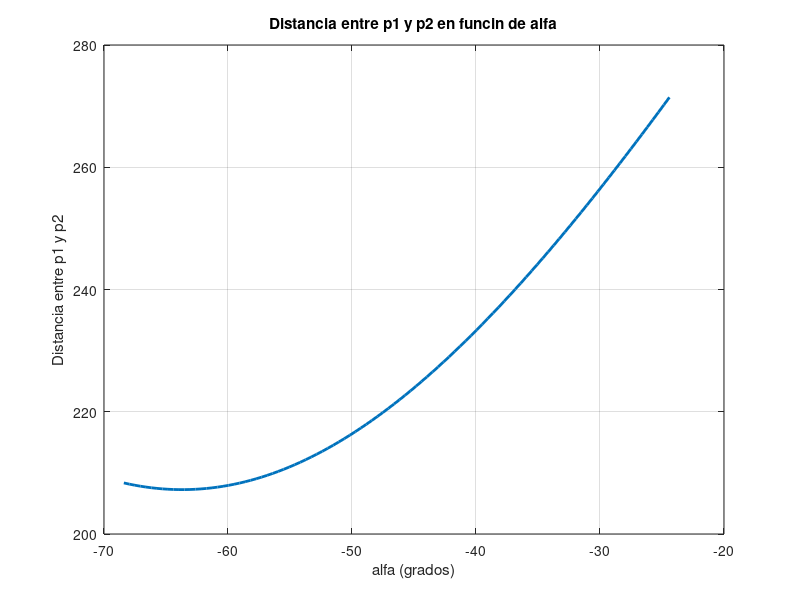
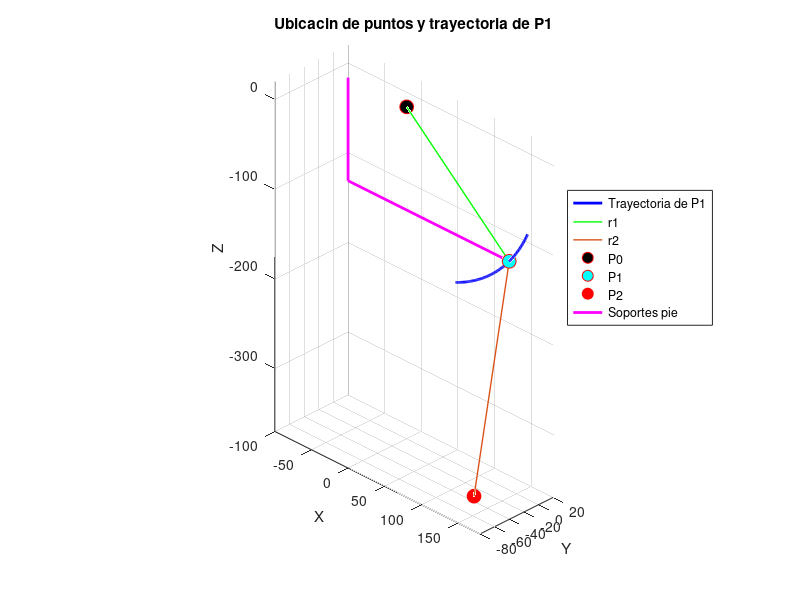
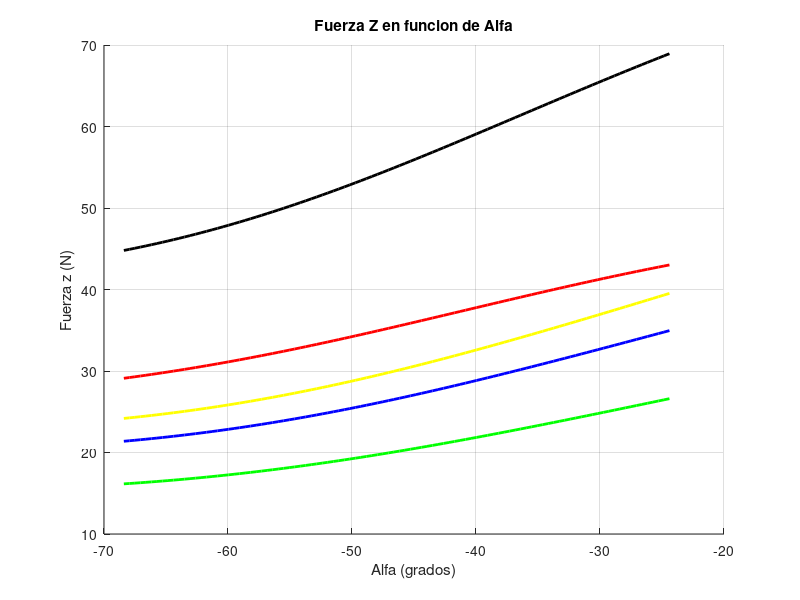
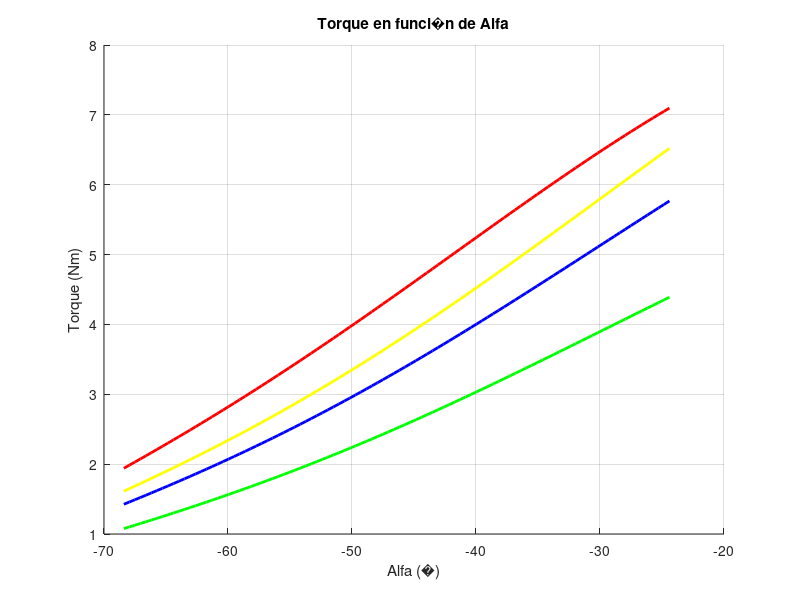

These figures' MATLAB source, in order:
% Programacion para graficar y analizar fuerzas, distancias y torques del
% dispositivo de rehabilitacion de tobillo
% requiere la lectura previa del informe de PFG

% Definir variables
r1 = 181.17;  %distancia deel eje de rotacion al centro del soporte de la banda
p2 = [166, 74, -336]; %ubicacion de la banda en los soportes inferiores
p22 = [166, -74, -336]; %punto para graficar
p0 = [0, 0, 0]; %centro de rotacion

% Definir los valores de angle2 (PL-DO)
angle2_min = -29;  % valor minimo de angle2
angle2_max = 15;   % valor maximo de angle2
angle2 = linspace(angle2_min, angle2_max, 100);  % 100 puntos entre -29 y 15

% Calcular theta
theta = deg2rad(angle2 - 39.4);  % Convertir de grados a radianes

%P1 neutro (no se necesita, solo para confirmar calculos)
p3x = r1 * cos(deg2rad(-39.4));
p3z = r1 * sin(deg2rad(-39.4));  
p3y = 0;

% Calcular las coordenadas del punto p1
p1x = r1 * cos(theta);  % Coordenada x de p1
p1z = r1 * sin(theta);  % Coordenada z de p1 (antes era y)
p1y = zeros(size(theta));  % Coordenada y de p1 es 0 ahora

% Calcular la distancia entre p1 y p2
distancia = sqrt((p1x - p2(1)).^2 + (p1y - p2(2)).^2 + (p1z - p2(3)).^2);

% Graficar la distancia en funcion de theta
figure;
plot(rad2deg(theta), distancia, 'LineWidth', 2);
xlabel('alfa (grados)');
ylabel('Distancia entre p1 y p2');
title('Distancia entre p1 y p2 en funcin de alfa');
grid on;

%graficar como se comporta p1x
%figure;
%plot(rad2deg(theta), p1x, 'LineWidth', 2);
%xlabel('alfa (grados)');
%ylabel('p1x');
%title('p1x en funcin de alfa');
%grid on;

% Graficar la trayectoria de p1 y la posicion de p2 en 3D
figure;
hold on;
plot3(p1x, p1y, p1z, 'b-', 'LineWidth', 2);  % Trayectoria de p1
line([0, p3x],[0, p3y],[0,p3z], 'Color', 'g', 'LineWidth', 1);
line([p3x, p22(1)],[p3y, p22(2)],[p3z, p22(3)], 'Color', '#D95319', 'LineWidth', 1);

plot3(p0(1), p0(2), p0(3), 'ro', 'MarkerSize', 10, 'MarkerFaceColor', 'k');  % Punto p0
plot3(p3x, p3y, p3z, 'ro', 'MarkerSize', 10, 'MarkerFaceColor', 'c');  % Punto p1
plot3(p22(1), p22(2), p22(3), 'ro', 'MarkerSize', 10, 'MarkerFaceColor', 'r');  % Punto p2
line([-80, -80], [0, 0], [0, -115], 'Color', 'm', 'LineWidth', 2); 
line([-80, 140], [0, 0], [-115, -115], 'Color', 'm', 'LineWidth', 2);
%Soportes


% Limitar los ejes para ajustar el zoom
xlim([-100, 180]);  % Ajusta estos valores segn tu necesidad
ylim([-80, 20]);    % Ajusta el rango del eje Y
zlim([-370, 20]);   % Ajusta el rango del eje Z

xlabel('X');
ylabel('Y');
zlabel('Z');
title('Ubicacin de puntos y trayectoria de P1');
grid on;
axis equal;
legend('Trayectoria de P1','r1','r2', 'P0','P1', 'P2', 'Soportes pie');
view(45, 30);  % Cambiar los valores para ajustar la vista si es necesario
hold off;


% Definir variables
k = 2;  % 2 porciones de banda
distancia_inicial = 74;  % Distancia inicial de banda

% Calcular delta distancia
delta_distancia = distancia - distancia_inicial;

% Calcular la fuerza de cada banda segun las ecuaciones que las rigen
F_resorte =k*(-0.0003 * delta_distancia.^2 + 0.167 * delta_distancia+1.0758); 
F_verde =k*(-0.00007 * delta_distancia.^2 + 0.0832 * delta_distancia+0.1277); 
F_amarilla =k*(-0.0001 * delta_distancia.^2 + 0.1204 * delta_distancia+0.665); 
F_azul =k*(-0.0001 * delta_distancia.^2 + 0.1104 * delta_distancia + 0.266);
F_negra =k*(-0.0004 * delta_distancia.^2 + 0.2591 * delta_distancia+0.2591);

%graficar la deformacion en funcion del angulo
%figure;
%plot(rad2deg(theta), delta_distancia, 'LineWidth', 2);
%xlabel('alfa (grados)');
%ylabel('deltad');
%title('deltad en funcin de alfa');
%grid on;


% Calcular el vector unitario entre p2 y p1
vec_p2_p1_x =  p1x - p2(1);  % Diferencia en x
vec_p2_p1_y =  p1y - p2(2);  % Diferencia en y
vec_p2_p1_z =  p1z - p2(3);  % Diferencia en z

% Magnitud del vector entre p2 y p1
magnitud_p2_p1 = sqrt(vec_p2_p1_x.^2 + vec_p2_p1_y.^2 + vec_p2_p1_z.^2);

% Calcular el vector unitario
unitario_p2_p1_x = vec_p2_p1_x ./ magnitud_p2_p1;
unitario_p2_p1_y = vec_p2_p1_y ./ magnitud_p2_p1;
unitario_p2_p1_z = vec_p2_p1_z ./ magnitud_p2_p1;

% Calcular la fuerza en la direccion del vector unitario
F_resorte_x = F_resorte .* unitario_p2_p1_x;
F_resorte_y = F_resorte .* unitario_p2_p1_y;
F_resorte_z = F_resorte .* unitario_p2_p1_z;  % Componente en Z
F_negra_z = F_negra .* unitario_p2_p1_z;  % Componente en Z
F_amarilla_z = F_amarilla .* unitario_p2_p1_z;  % Componente en Z
F_verde_z = F_verde .* unitario_p2_p1_z;  % Componente en Z
F_azul_z = F_azul .* unitario_p2_p1_z;  % Componente en Z


%GRaficar la fuerza ejercida por cada banda en funcion del angulo
figure;
hold on;
plot(rad2deg(theta),(F_resorte_z) ,'Color', 'r', 'LineWidth', 2, 'DisplayName', 'Banda roja');
plot(rad2deg(theta), F_negra_z,'Color', 'k', 'LineWidth', 2, 'DisplayName', 'Banda negra');
plot(rad2deg(theta), F_azul_z, 'Color', 'b','LineWidth', 2, 'DisplayName', 'Banda azul');
plot(rad2deg(theta), F_amarilla_z,'Color', 'y', 'LineWidth', 2, 'DisplayName', 'Banda amarilla');
plot(rad2deg(theta), F_verde_z, 'Color', 'g','LineWidth', 2, 'DisplayName', 'Banda verde');
xlabel('Alfa (grados)');
ylabel('Fuerza z (N)');
title('Fuerza Z en funcion de Alfa');
grid on;
hold off;

% Graficar la componente de fuerza en Z en funcin de theta
%figure;
%plot(rad2deg(theta), F_resorte_z, 'LineWidth', 2);
%xlabel('Theta (grados)');
%ylabel('Fuerza en Z (N)');
%title('Componente de la fuerza en Z en funcin de Theta');
%grid on;


% Graficar la componente de fuerza en Z en funcin de theta
%figure;
%plot(delta_distancia, F_resorte, 'LineWidth', 2);
%xlabel('delta d');
%ylabel('Fuerza (N)');
%title('Fuerza en funcin de delta');
%grid on;

% Graficar la componente de fuerza en Z en funcin de theta
%figure;
%plot(rad2deg(theta),(p1z - p2(3)) , 'LineWidth', 2);
%xlabel('Theta');
%ylabel('Z');
%title('Distancia z en funcin de theta');
%grid on;

% Graficar la componente de fuerza en Z en funcin de theta
%figure;
%plot(rad2deg(theta),(F_resorte) , 'LineWidth', 2);
%xlabel('Theta');
%ylabel('Fuerza');
%title('Fuerza en funcin de theta');
%grid on;

%Calcular torque
torque = p1x.*F_resorte_z/1000;
torque_negro=p1x.*F_negra_z/1000;
torque_azul=p1x.*F_azul_z/1000;
torque_amarillo=p1x.*F_amarilla_z/1000;
torque_verde=p1x.*F_verde_z/1000;

%Graficar torques
figure;
hold on;
plot(rad2deg(theta),(torque) ,'Color', 'r', 'LineWidth', 2, 'DisplayName', 'Banda roja');
%plot(rad2deg(theta), torque_negro,'Color', 'k', 'LineWidth', 2, 'DisplayName', 'Banda negra');
plot(rad2deg(theta), torque_azul, 'Color', 'b','LineWidth', 2, 'DisplayName', 'Banda azul');
plot(rad2deg(theta), torque_amarillo,'Color', 'y', 'LineWidth', 2, 'DisplayName', 'Banda amarilla');
plot(rad2deg(theta), torque_verde, 'Color', 'g','LineWidth', 2, 'DisplayName', 'Banda verde');
xlabel('Alfa (�)');
ylabel('Torque (Nm)');
title('Torque en funci�n de Alfa');
grid on;
hold off;




